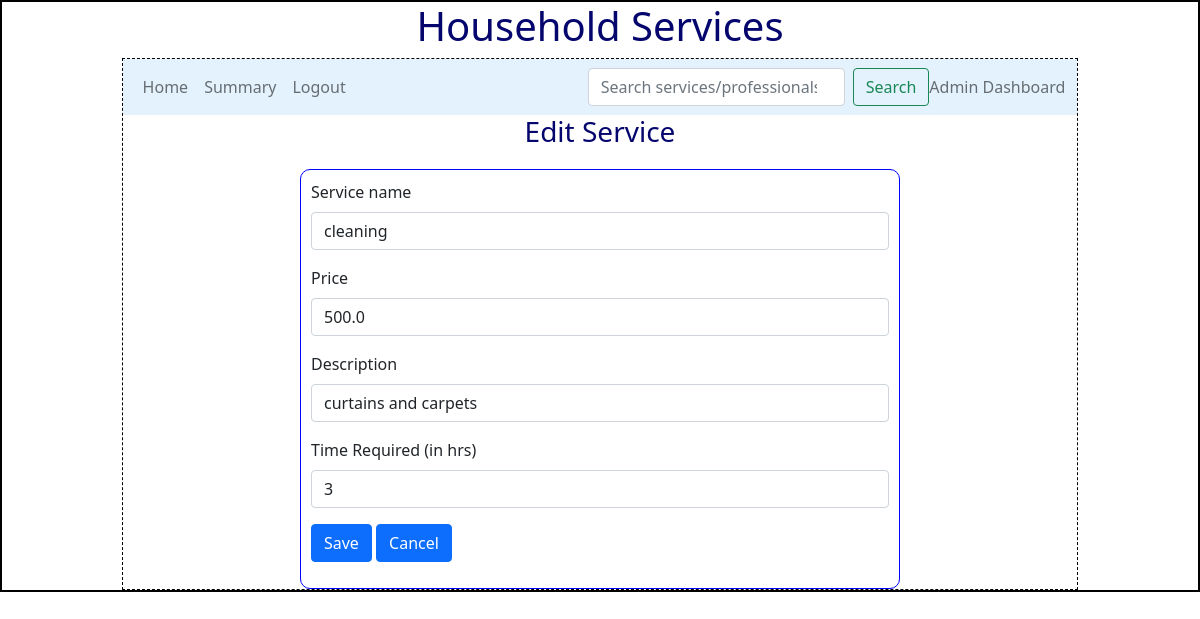
The page /admin/edit_service/1 on the database as committed earlier.
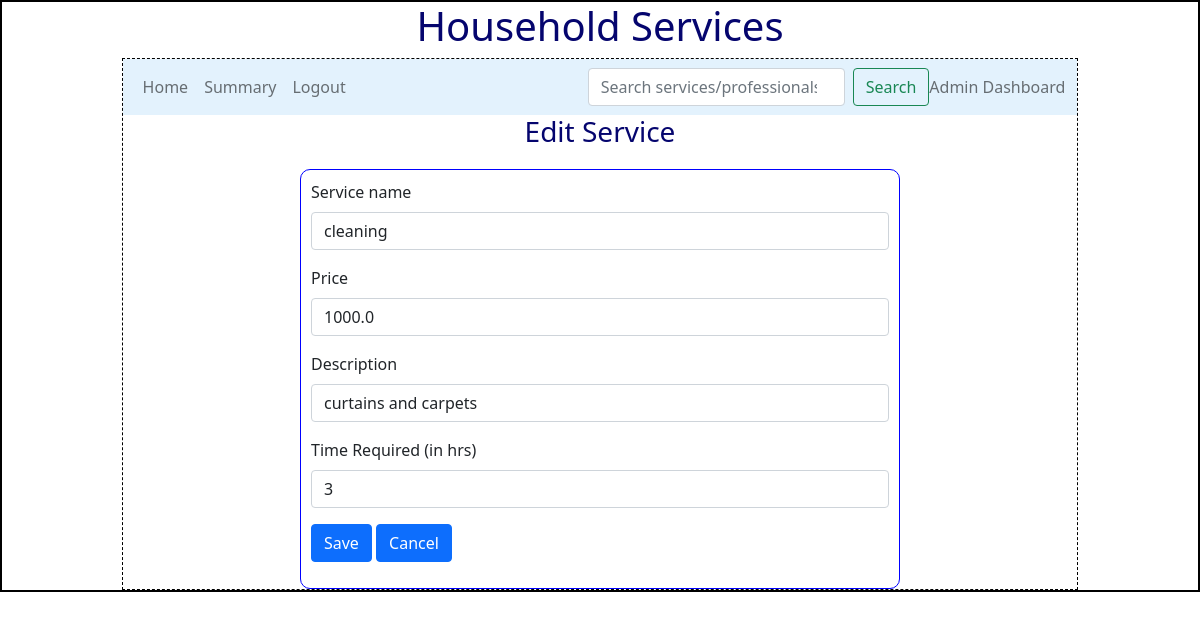
The same page on the database as committed later.
### backend/models.py (models this page shows)
class Services(db.Model):
    __tablename__="services"
    service_id=db.Column(db.Integer,primary_key=True)
    name=db.Column(db.String,nullable=False)
    price=db.Column(db.Float,nullable=False)
    description=db.Column(db.String,unique=True,nullable=False)
    time_required=db.Column(db.Integer,nullable=False)
    service_professionals=db.relationship("Professional",cascade="all,delete",backref="services",lazy=True)
    service_service_requests=db.relationship("Service_requests",cascade="all,delete",backref="services",lazy=True)

### backend/controllers.py (the view, shortened to what this page needs)
@app.route("/admin/edit_service/<id>",methods=["GET","POST"])
def edit_service(id):
    s=get_service(id)
    return render_template("edit_service.html",service=s)

### backend/controllers.py (called while the page is built)
def get_service(id):
    s=Services.query.filter_by(service_id=id).first()
    return s

### templates/edit_service.html
{%extends "admin_home_layout.html"%}
{%block content%}
{%if service%}
    <div class="center"><h3>Edit Service</h3></div>
    <form action="/admin/edit_service/{{service.service_id}}" method="POST">
    <div class="input_form">
        <div class="mb-3">
            <label for="name" class="form-label">Service name</label>
            <input type="text" class="form-control" name="name" id="name" value="{{service.name}}">
        </div>
        <div class="mb-3">
            <label for="price" class="form-label">Price</label>
            <input type="number" class="form-control" name="price" id="price" value="{{service.price}}">
        </div>
        <div class="mb-3">
            <label for="description" class="form-label">Description</label>
            <input type="text" class="form-control" name="description" id="description" value="{{service.description}}">
        </div>
        <div class="mb-3">
            <label for="time" class="form-label">Time Required (in hrs)</label>
            <input type="number" class="form-control" name="time" id="time" value="{{service.time_required}}">
        </div>
        <div class="mb-3">
            <button type="submit" class="btn btn-primary">Save</button>
            <a type="button" class="btn btn-primary" href="/admin">Cancel</a>
        </div>
    </div>
    </form>
    {%endif%}
{%endblock%}

Rows that differ between the two databases and show on the page:
changed Services "cleaning": price "500.0" → "1000.0"
